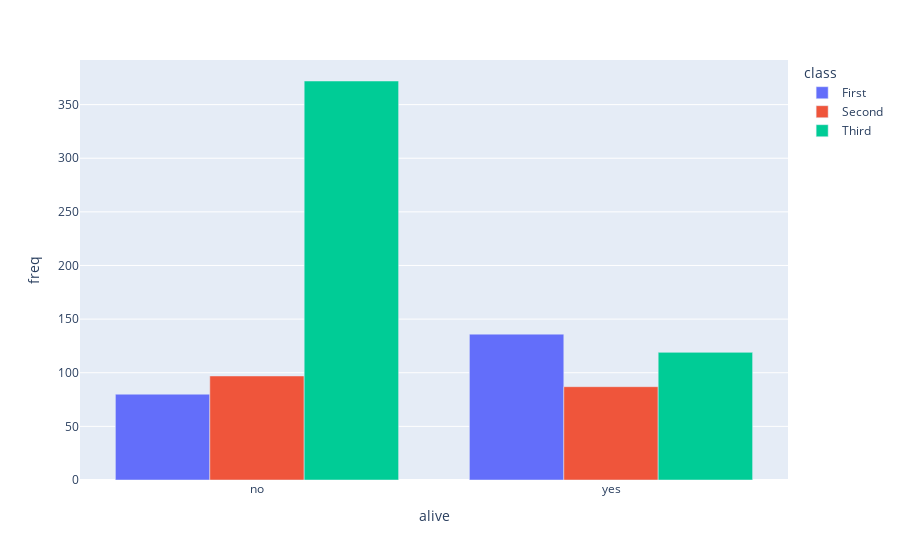

Notebook code cell kept with this figure:
### Markdown cell above
### Visualize the data

### Code cell


### Figure 1 — Plotly figure (JSON) as saved in the notebook; plotly's stock layout.template omitted (floating-point values rounded to 4 significant figures)
{"data": [{"alignmentgroup": "True", "hovertemplate": "class=First<br>alive=%{x}<br>freq=%{y}<extra></extra>", "legendgroup": "First", "marker": {"color": "#636efa", "pattern": {"shape": ""}}, "name": "First", "offsetgroup": "First", "orientation": "v", "showlegend": true, "textposition": "auto", "type": "bar", "x": ["no", "yes"], "xaxis": "x", "y": [80, 136], "yaxis": "y"}, {"alignmentgroup": "True", "hovertemplate": "class=Second<br>alive=%{x}<br>freq=%{y}<extra></extra>", "legendgroup": "Second", "marker": {"color": "#EF553B", "pattern": {"shape": ""}}, "name": "Second", "offsetgroup": "Second", "orientation": "v", "showlegend": true, "textposition": "auto", "type": "bar", "x": ["no", "yes"], "xaxis": "x", "y": [97, 87], "yaxis": "y"}, {"alignmentgroup": "True", "hovertemplate": "class=Third<br>alive=%{x}<br>freq=%{y}<extra></extra>", "legendgroup": "Third", "marker": {"color": "#00cc96", "pattern": {"shape": ""}}, "name": "Third", "offsetgroup": "Third", "orientation": "v", "showlegend": true, "textposition": "auto", "type": "bar", "x": ["no", "yes"], "xaxis": "x", "y": [372, 119], "yaxis": "y"}], "layout": {"barmode": "group", "legend": {"title": {"text": "class"}, "tracegroupgap": 0}, "margin": {"t": 60}, "xaxis": {"anchor": "y", "domain": [0, 1], "title": {"text": "alive"}}, "yaxis": {"anchor": "x", "domain": [0, 1], "title": {"text": "freq"}}}}
